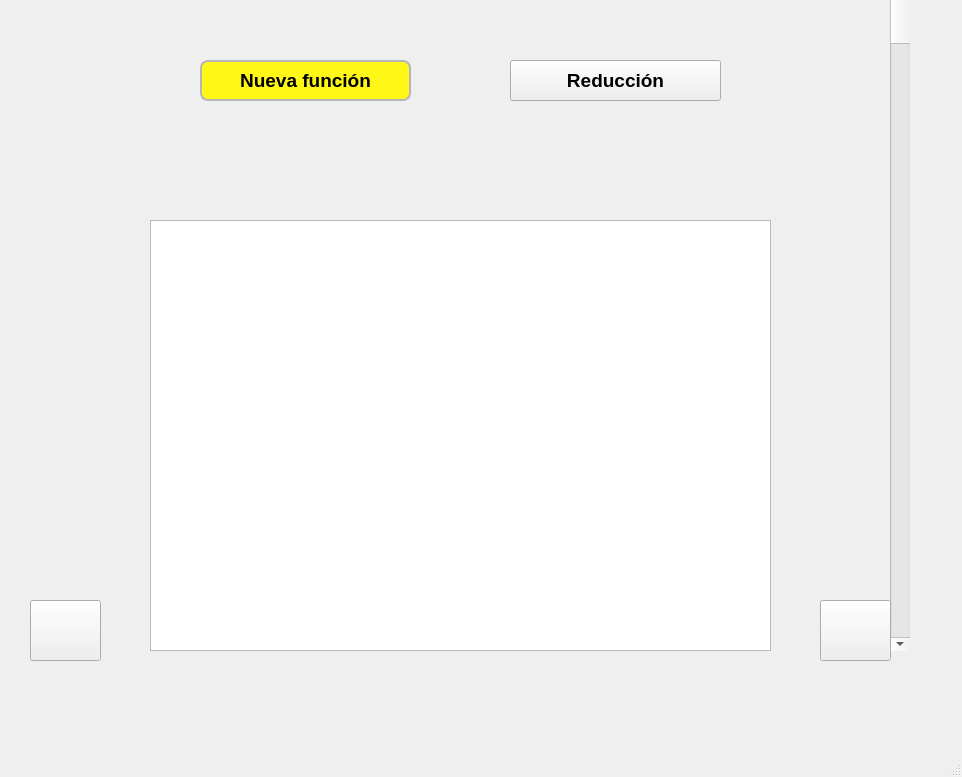
<?xml version="1.0" encoding="UTF-8"?>
<ui version="4.0">
 <class>MainWindow</class>
 <widget class="QMainWindow" name="MainWindow">
  <property name="geometry">
   <rect>
    <x>0</x>
    <y>0</y>
    <width>962</width>
    <height>777</height>
   </rect>
  </property>
  <property name="windowTitle">
   <string>MainWindow</string>
  </property>
  <widget class="QWidget" name="centralwidget">
   <widget class="QTableWidget" name="Tabl_minterminos">
    <property name="geometry">
     <rect>
      <x>150</x>
      <y>220</y>
      <width>621</width>
      <height>431</height>
     </rect>
    </property>
   </widget>
   <widget class="QScrollBar" name="verticalScrollBar">
    <property name="geometry">
     <rect>
      <x>890</x>
      <y>-30</y>
      <width>20</width>
      <height>681</height>
     </rect>
    </property>
    <property name="orientation">
     <enum>Qt::Orientation::Vertical</enum>
    </property>
   </widget>
   <widget class="QLabel" name="ecuacion">
    <property name="geometry">
     <rect>
      <x>160</x>
      <y>30</y>
      <width>601</width>
      <height>71</height>
     </rect>
    </property>
    <property name="styleSheet">
     <string notr="true">QLabel {
                font-family: &quot;STIX Two Text&quot;;
				font-style: italic;
                font-size: 24px;
                color: black;
                padding: 15px;
            }</string>
    </property>
    <property name="text">
     <string/>
    </property>
   </widget>
   <widget class="QPushButton" name="nueva_funcion">
    <property name="geometry">
     <rect>
      <x>200</x>
      <y>60</y>
      <width>211</width>
      <height>41</height>
     </rect>
    </property>
    <property name="font">
     <font>
      <pointsize>14</pointsize>
      <bold>true</bold>
     </font>
    </property>
    <property name="cursor">
     <cursorShape>PointingHandCursor</cursorShape>
    </property>
    <property name="styleSheet">
     <string notr="true">QPushButton{
                                 padding: 7px;
                                   background-color: #fff817;
                                   border: 2px solid rgb(182, 182, 182);
                                   border-radius: 8px;
}</string>
    </property>
    <property name="text">
     <string>Nueva función</string>
    </property>
   </widget>
   <widget class="QPushButton" name="back">
    <property name="geometry">
     <rect>
      <x>30</x>
      <y>600</y>
      <width>71</width>
      <height>61</height>
     </rect>
    </property>
    <property name="styleSheet">
     <string notr="true">QPushButton{
	background-color: transparent;
	border: none;
}font-style: italic;</string>
    </property>
    <property name="text">
     <string/>
    </property>
   </widget>
   <widget class="QPushButton" name="next">
    <property name="geometry">
     <rect>
      <x>820</x>
      <y>600</y>
      <width>71</width>
      <height>61</height>
     </rect>
    </property>
    <property name="styleSheet">
     <string notr="true">QPushButton{
	background-color: transparent;
	border: none;
}font-style: italic;</string>
    </property>
    <property name="text">
     <string/>
    </property>
   </widget>
   <widget class="QPushButton" name="reduccion">
    <property name="geometry">
     <rect>
      <x>510</x>
      <y>60</y>
      <width>211</width>
      <height>41</height>
     </rect>
    </property>
    <property name="font">
     <font>
      <pointsize>14</pointsize>
      <bold>true</bold>
     </font>
    </property>
    <property name="cursor">
     <cursorShape>PointingHandCursor</cursorShape>
    </property>
    <property name="styleSheet">
     <string notr="true">
</string>
    </property>
    <property name="text">
     <string>Reducción</string>
    </property>
   </widget>
  </widget>
  <widget class="QStatusBar" name="statusbar"/>
 </widget>
 <resources>
  <include location="../src/img/next.qrc"/>
  <include location="../src/img/back.qrc"/>
 </resources>
 <connections/>
</ui>
